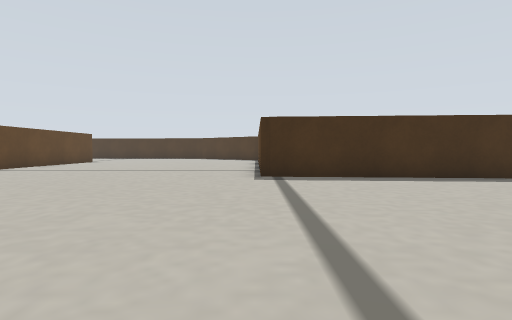
View 1 (above)

18 first-person views from a walk through a robot-simulator world made for Gazebo. The camera is 0.07 m above the floor, tilts 2° down and sees 80° across. The floor is counted in squares, 0.1 m on a side. Each view is taken from the middle of a square. On the plan, view 1 faces up. The plan holds only what a view shows up to about 10 squares ahead; the rest is blank.

View 2
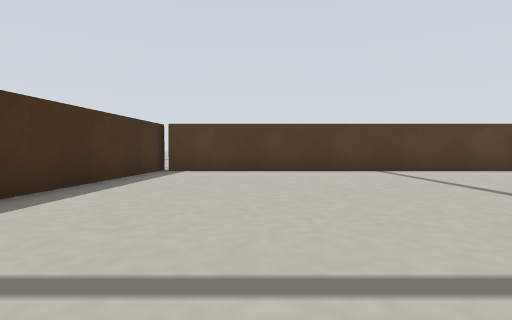

View 3
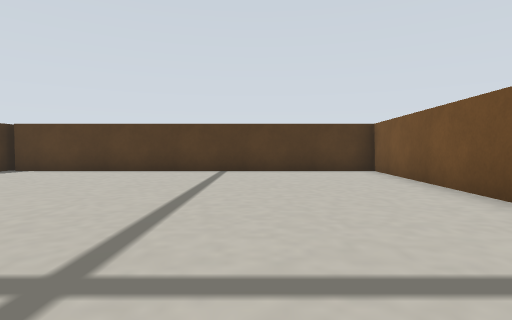

View 4
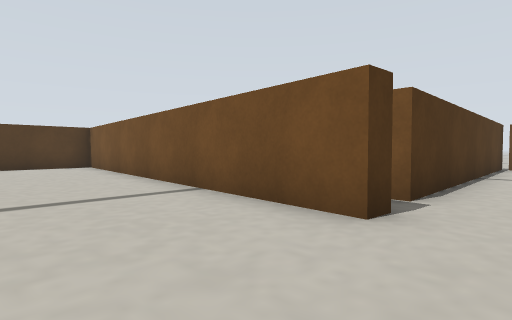

View 5
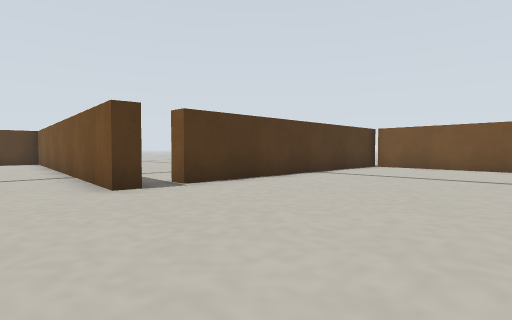

View 6
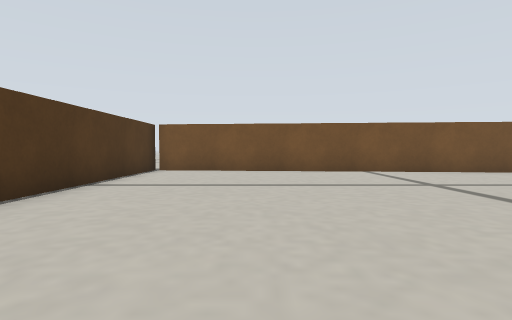

View 7
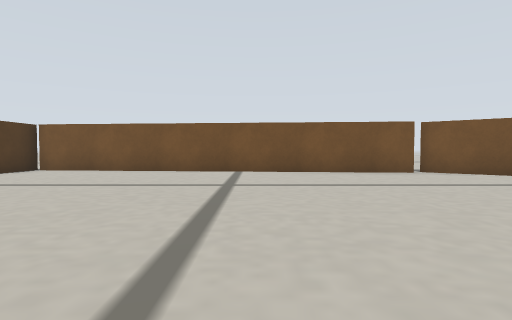

View 8
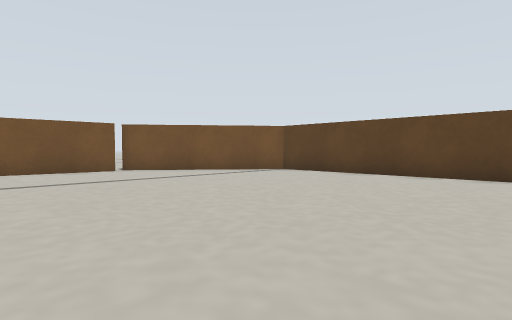

View 9
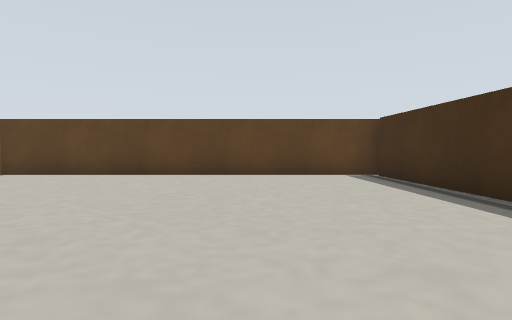

View 10
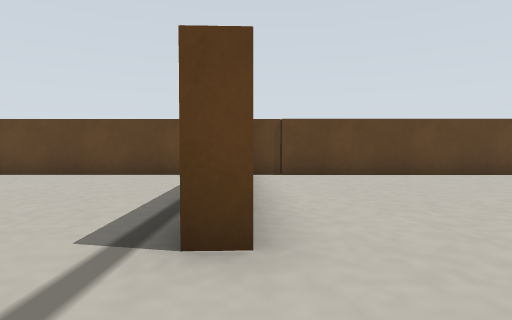

View 11
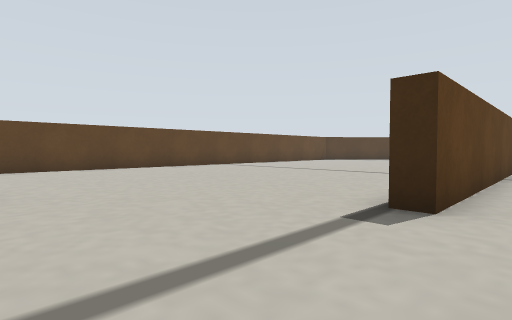

View 12
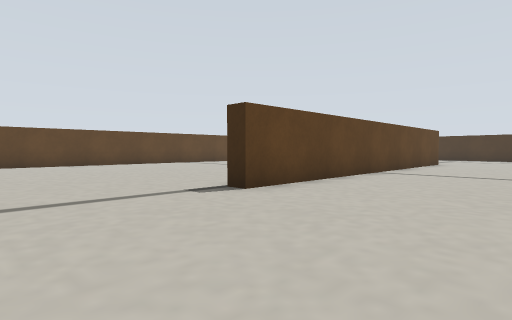

View 13
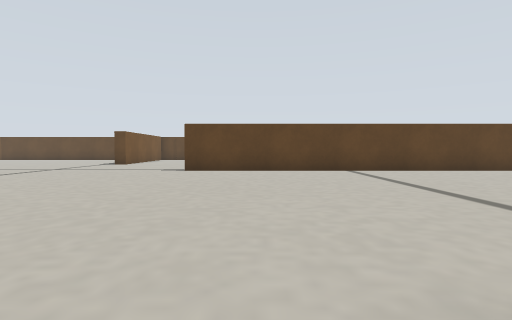

View 14
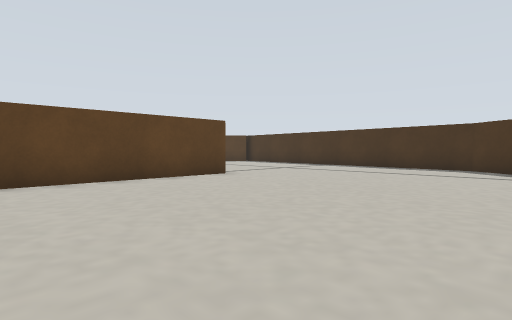

View 15
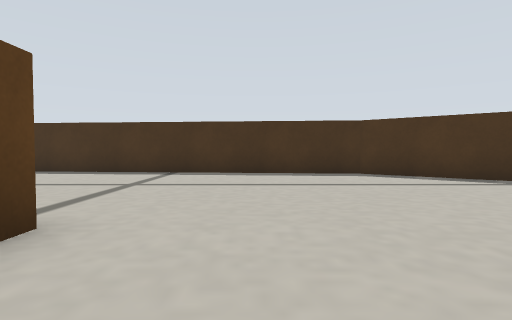

View 16
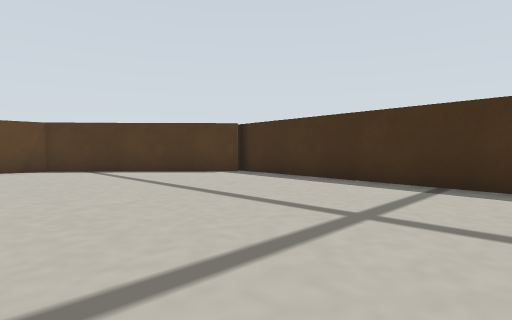

View 17
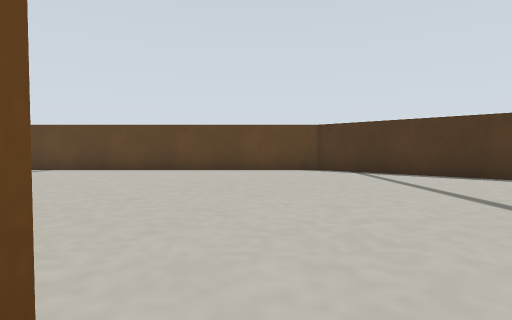

View 18
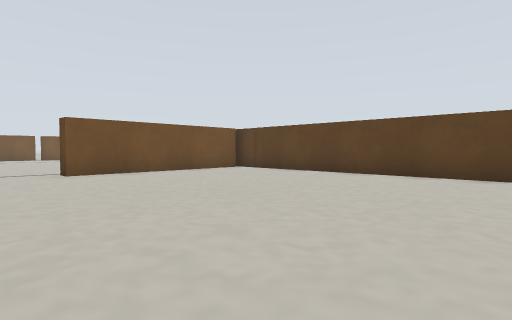

### Floor plan
Points are (right, up) in squares from view 1. A wall is a line through its corners. A room is listed if a view was taken in it or the views show most of it. See-through windows are left out.
Room 1 (views 1, 2, 3, 4, 5, 6, 7, 8, 9, 10, 11, 12, 13, 14, 15, 16, 17, 18)
walls: (-15, 0.4) (-19.1, 0.3); (-16.1, 0.9) (-13.1, 1) (-13.1, 0.4); (-2.6, -4.5) (-2.6, -3.9) (8.9, -4.8) (8.9, 7.1) (0.1, 7.8); (-19.4, 9.4) (-19.4, -10); (-8.9, 16.8) (-8.9, 4.7) (-9.5, 4.7); (-1.3, 20.7) (-4, 22.8) (-15.4, 23.8); (-16.8, -12) (-15, -13.4); (-14.8, -13.1) (-4.5, -14); (-2.6, -14.1) (-2.6, -5.4) (-2, -5.4); (-15.3, 23.5) (-19.4, 19.1) (-19.4, 17.9)
ways out: opening at (-2, -5)

Positions as (right, up) in squares from view 1, and headings:
1: (0, 0), facing up
2: (-1, 4), facing right
3: (-1, -1), facing right
4: (-4, -1), facing down-right
5: (-8, -2), facing down-right
6: (-6, -4), facing down
7: (-10, -4), facing down
8: (-11, -3), facing down-left
9: (-11, -3), facing left
10: (-11, 1), facing left
11: (-8, 1), facing up-left
12: (-5, 1), facing up-left
13: (1, 7), facing left
14: (-2, 11), facing up-left
15: (-7, 14), facing up
16: (-8, 17), facing up-left
17: (-9, 17), facing left
18: (-11, 10), facing down-left
